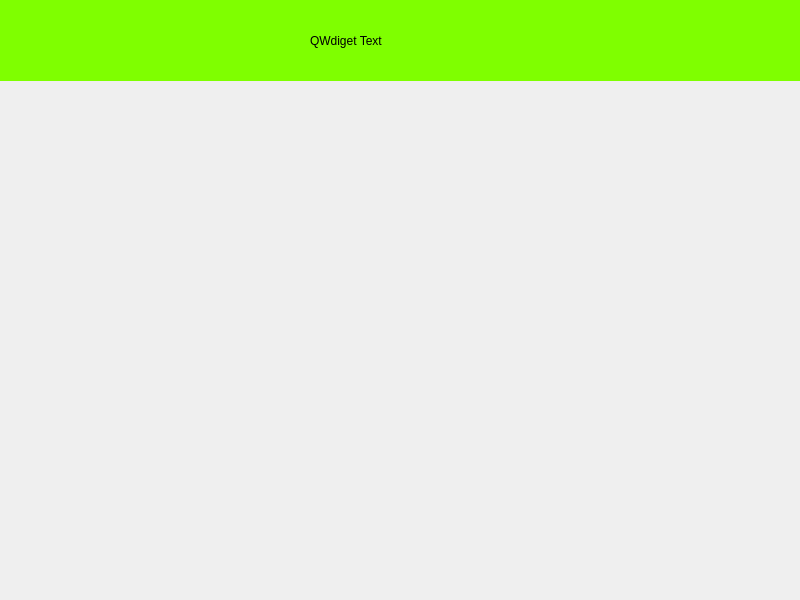
<?xml version="1.0" encoding="UTF-8"?>
<ui version="4.0">
 <class>Widget</class>
 <widget class="QWidget" name="Widget">
  <property name="geometry">
   <rect>
    <x>0</x>
    <y>0</y>
    <width>800</width>
    <height>600</height>
   </rect>
  </property>
  <property name="windowTitle">
   <string>Widget</string>
  </property>
  <widget class="QWidget" name="widget" native="true">
   <property name="geometry">
    <rect>
     <x>0</x>
     <y>0</y>
     <width>801</width>
     <height>81</height>
    </rect>
   </property>
   <property name="styleSheet">
    <string notr="true">QWidget
{
	background-color: rgb(127, 255, 0)
}</string>
   </property>
   <widget class="QLabel" name="label">
    <property name="geometry">
     <rect>
      <x>310</x>
      <y>30</y>
      <width>101</width>
      <height>21</height>
     </rect>
    </property>
    <property name="text">
     <string>QWdiget Text</string>
    </property>
   </widget>
  </widget>
 </widget>
 <resources/>
 <connections/>
</ui>
